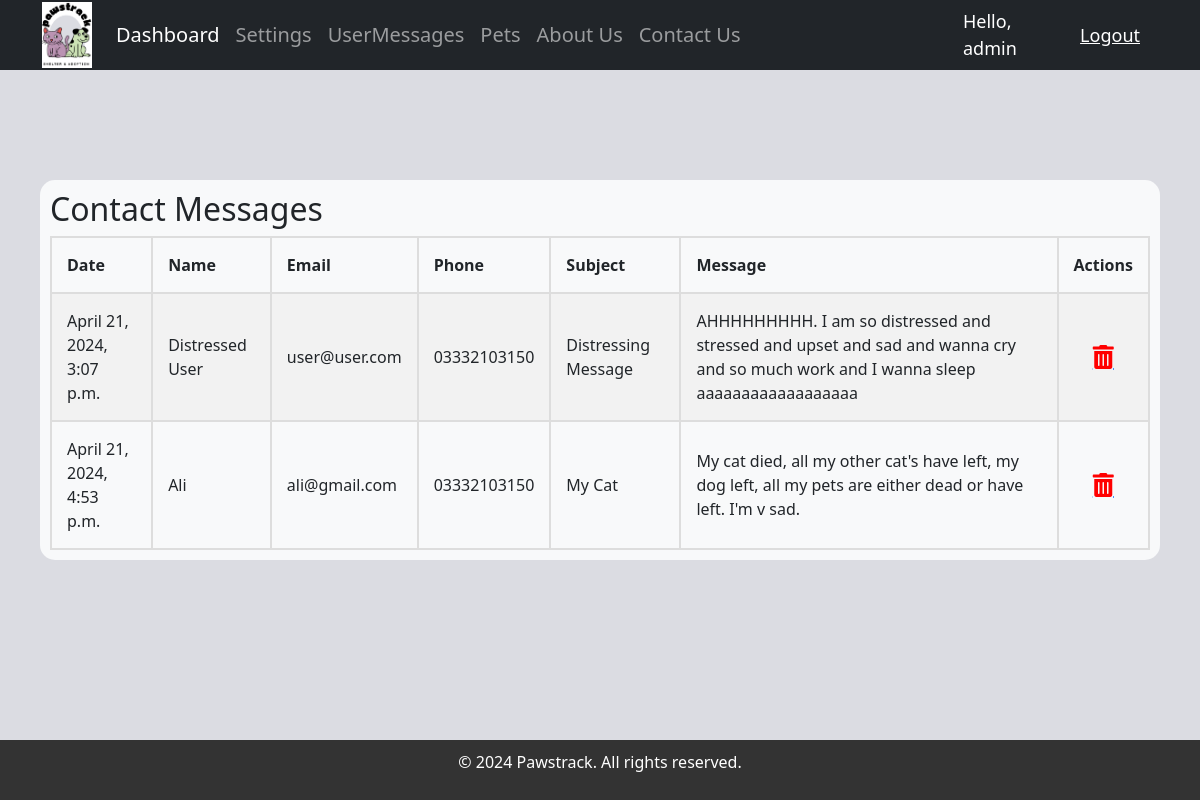
Page /messages/ (signed in) on the earlier database version.
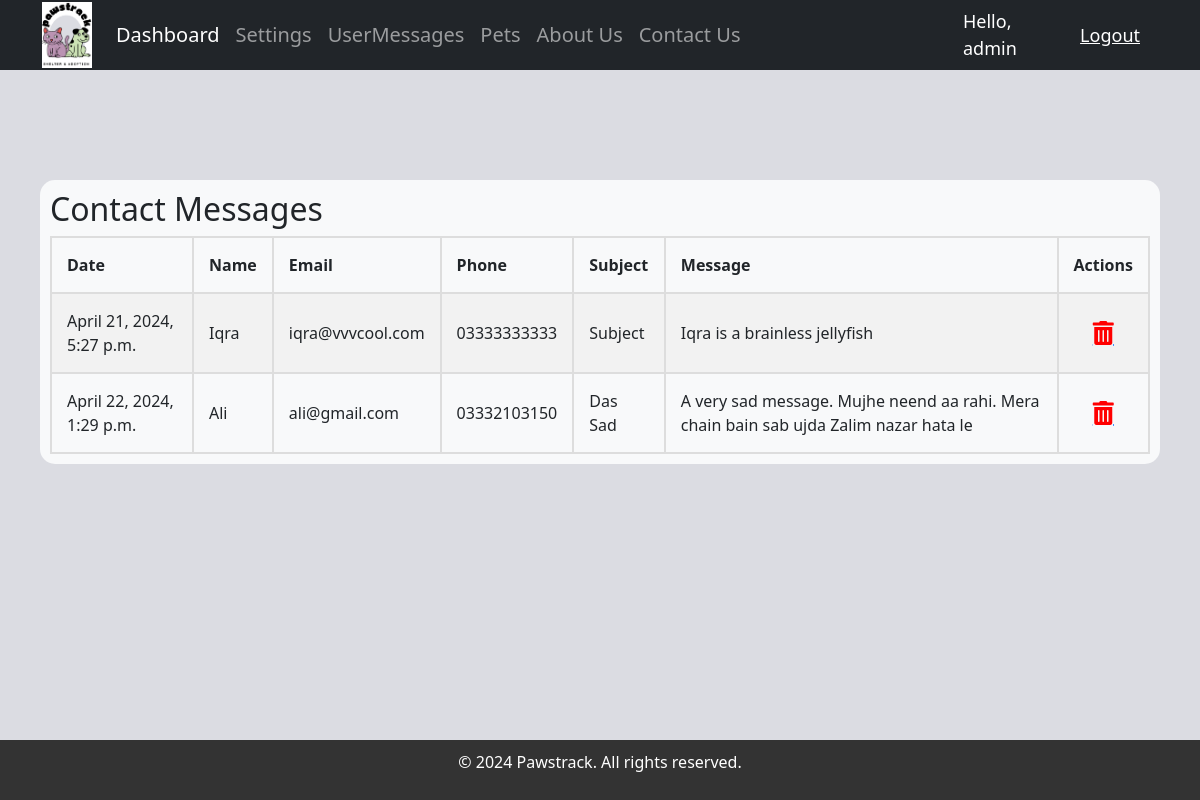
Same page on the later database version.
### accounts/models.py (models this page shows, shortened)
class ContactMessage(models.Model):
	name = models.CharField(max_length=200, null=False)
	email = models.CharField(max_length=200, null=False)
	subject = models.CharField(max_length=200, null=False)
	message = models.TextField(null=False)
	date_created = models.DateTimeField(auto_now_add=True, null=True)
	phone = models.CharField(max_length=200, null=True)

### accounts/views.py (the view)
# urls.py: path('messages/', views.viewMessages, name='messages'),
@login_required(login_url='login')
def viewMessages(request):
	messages = ContactMessage.objects.all()
	context = {'messages': messages}
	return render(request, 'accounts/messages.html', context)

### accounts/templates/accounts/messages.html (shortened to what this page needs)
{% extends 'accounts/main.html' %}
{% load static %}
{% block content %}
    <div class="container">
        <div class="section-container">
            <h2>Contact Messages</h2>
            <table>
                <tr>
                    <th>Date</th>
                    <th>Name</th>
                    <th>Email</th>
                    <th>Phone</th>
                    <th>Subject</th>
                    <th>Message</th>
                    <th>Actions</th>
                </tr>
                {% for message in messages %}
                <tr>
                    <td>{{ message.date_created }}</td>
                    <td>{{ message.name }}</td>
                    <td>{{ message.email }}</td>
                    <td>{{ message.phone }}</td>
                    <td>{{ message.subject }}</td>
                    <td>{{ message.message }}</td>
                    <td>
                        <a href="{% url 'message_delete' message.id %}" class="delete-link"><i class="fas fa-trash-alt delete-icon" style="color:red;"></i></a>
                    </td>
                </tr>
                {% endfor %}
            </table>
        </div>
    </div>
{% endblock %}

### accounts/templates/accounts/main.html (shortened to what this page needs)
{% load static %}
<!DOCTYPE html>
<html>
<head>
	<link href="https://cdn.jsdelivr.net/npm/bootstrap@5.1.3/dist/css/bootstrap.min.css" rel="stylesheet">
	<link rel="stylesheet" type="text/css" href="{% static '/css/main.css' %}">
	<link rel="stylesheet" href="https://cdnjs.cloudflare.com/ajax/libs/font-awesome/5.15.3/css/all.min.css">
	<link rel="stylesheet" href="https://use.fontawesome.com/releases/v5.6.1/css/all.css">
</head>
<body>
	{% include 'accounts/navbar.html' %}
	<div class="container-fluid">{% block content %} {% endblock content %}</div>
	{% include 'accounts/footer.html' %}
</body>
</html>

### accounts/templates/accounts/navbar.html (shortened to what this page needs)
{% load static %}
<nav class="navbar navbar-expand-lg navbar-dark bg-dark">
  <div class="container-fluid">
    <a class="navbar-brand" href="{% url 'home' %}">
      <img width="50" src="{% static 'images/PAWS.png' %}">
    </a>
    <div class="collapse navbar-collapse" id="navbarNav">
      <ul class="navbar-nav">
        {% if request.user.is_staff %}
        <li class="nav-item">
          <a class="nav-link active" aria-current="page" href="{% url 'home' %}">Dashboard</a>
          <li class="nav-item">
            <a class="nav-link" href="{% url 'account' %}">Settings</a>
          </li>
          <li class="nav-item">
            <a class="nav-link" href="{% url 'messages' %}">UserMessages</a>
          </li>
          <li class="nav-item">
            <a href="{% url 'pet_list' %}" class="nav-link">Pets</a>
          </li>
        </li>
        {% endif %}
        <li class="nav-item">
          <a class="nav-link" href="{% url 'about' %}">About Us</a>
        </li>
        <li class="nav-item">
          <a class="nav-link" href="{% url 'contact' %}">Contact Us</a>
        </li>
      </ul>
    </div>
  </div>
  <span class="hello-msg">Hello, {{request.user}}</span>
  <span><a class="hello-msg" href="{% url 'logout' %}">Logout</a></span>
</nav>

### accounts/templates/accounts/footer.html (shortened to what this page needs)
{% load static %}
<footer id="main-footer">
    <p>&copy; 2024 Pawstrack. All rights reserved.</p>
</footer>

### static/css/main.css (style rules this page uses)
body { background-color: #dbdce2; }

### accounts/templates/accounts/navbar.html (style rules this page uses)
.hello-msg { font-size: 18px; color: #fff; margin-right: 30px; }
.navbar { width: 100%; height: 70px; top: 0; display: flex; justify-content: space-between; align-items: center; font-size: 20px; padding: 0 30px; }

### accounts/templates/accounts/messages.html (style rules this page uses)
body { margin: 0; padding: 0; }
.container { display: flex; justify-content: space-between; margin: 0 auto; width: 100%; padding: 10px; margin-top: 100px; margin-bottom: 10px; }
.section-container { width: 100%; padding: 10px; background-color: #f8f9fa; border-radius: 15px; }
.delete-icon { font-size: 24px; text-align: center; display: block; color: red; }
table { width: 100%; max-width: 100%; border-collapse: collapse; }
table, th, td { border: 2px solid #ddd; padding: 15px; word-wrap: break-word; overflow-wrap: break-word; }
table tr:nth-child(even) { background-color: #f2f2f2; }

### accounts/templates/accounts/footer.html (style rules this page uses)
footer { background-color: #333; color: #fff; text-align: center; padding: 10px 0; position:fixed; bottom: 0; width: 100%; }

Differences in the rows shown:
removed ContactMessage: date_created "April 21, 2024, 3:07 p.m.", name "Distressed User", email "user@user.com", phone "03332103150", subject "Distressing Message", message "AHHHHHHHHH. I am so distressed and stressed and upset and sad and wanna cry and so much work and I wanna sleep aaaaaaaaaaaaaaaaaa"
removed ContactMessage: date_created "April 21, 2024, 4:53 p.m.", name "Ali", email "ali@gmail.com", phone "03332103150", subject "My Cat", message "My cat died, all my other cat's have left, my dog left, all my pets are either dead or have left. I'm v sad."
added ContactMessage: date_created "April 21, 2024, 5:27 p.m.", name "Iqra", email "iqra@vvvcool.com", phone "03333333333", subject "Subject", message "Iqra is a brainless jellyfish"
added ContactMessage: date_created "April 22, 2024, 1:29 p.m.", name "Ali", email "ali@gmail.com", phone "03332103150", subject "Das Sad", message "A very sad message. Mujhe neend aa rahi. Mera chain bain sab ujda Zalim nazar hata le"
